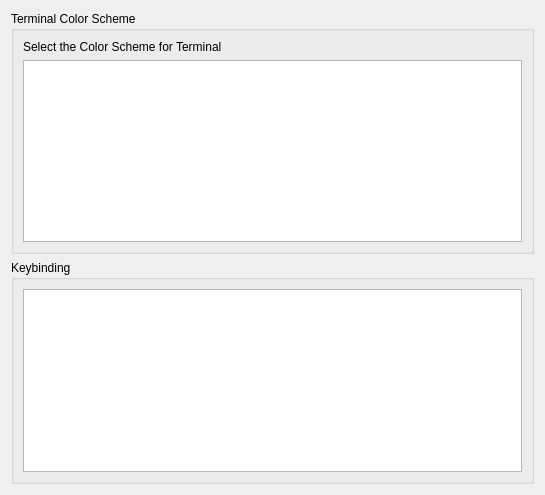
<?xml version="1.0" encoding="UTF-8"?>
<ui version="4.0">
 <class>GeneralSettingsPage</class>
 <widget class="QWidget" name="GeneralSettingsPage">
  <property name="geometry">
   <rect>
    <x>0</x>
    <y>0</y>
    <width>545</width>
    <height>495</height>
   </rect>
  </property>
  <property name="windowTitle">
   <string>Form</string>
  </property>
  <layout class="QVBoxLayout" name="verticalLayout_2">
   <item>
    <widget class="QGroupBox" name="groupBox_2">
     <property name="title">
      <string>Terminal Color Scheme</string>
     </property>
     <layout class="QVBoxLayout" name="verticalLayout_3">
      <item>
       <widget class="QLabel" name="label_2">
        <property name="text">
         <string>Select the Color Scheme for Terminal</string>
        </property>
       </widget>
      </item>
      <item>
       <widget class="QListWidget" name="colorSchemeList"/>
      </item>
     </layout>
    </widget>
   </item>
   <item>
    <widget class="QGroupBox" name="groupBox">
     <property name="title">
      <string>Keybinding</string>
     </property>
     <layout class="QVBoxLayout" name="verticalLayout">
      <item>
       <widget class="QListWidget" name="keyBindingList"/>
      </item>
     </layout>
    </widget>
   </item>
  </layout>
 </widget>
 <resources/>
 <connections/>
</ui>
